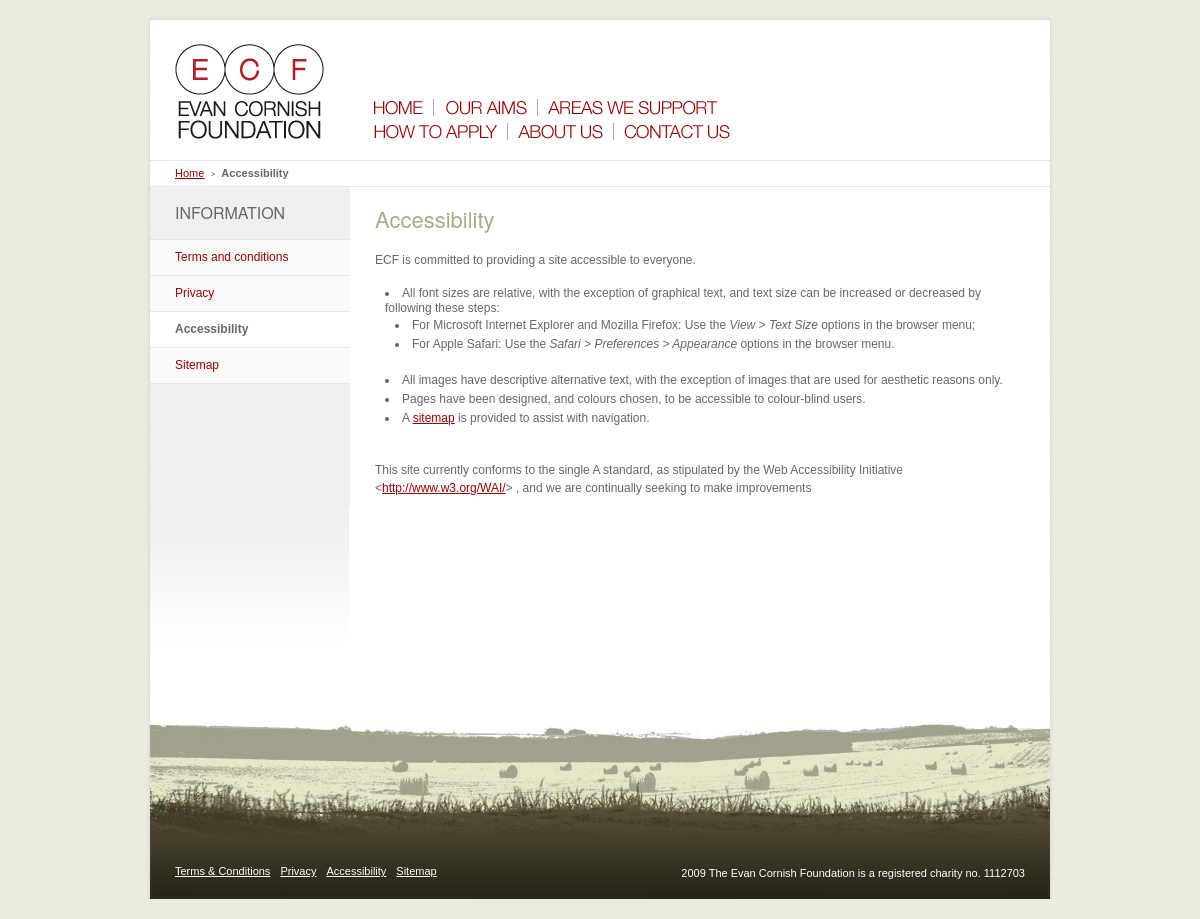
Screenshot of /ECF/ECF/accessibility.php with the database file from the repository.
### tables this page shows
CREATE TABLE IF NOT EXISTS `footer` (
  `id` tinyint(4) NOT NULL AUTO_INCREMENT,
  `maincontent` text NOT NULL,
  PRIMARY KEY (`id`)
);

CREATE TABLE IF NOT EXISTS `misc` (
  `id` tinyint(4) NOT NULL,
  `helped_no` varchar(255) NOT NULL,
  `footer_msg` varchar(255) NOT NULL,
  `sidecontent` text NOT NULL,
  PRIMARY KEY (`id`)
);

### ECF/ECF/accessibility.php (the view, shortened to what this page needs)
<?php
require("header.php");
$result = mysql_query("SELECT * FROM footer WHERE id=3")
or die(mysql_error());
$row = mysql_fetch_array( $result );
?>
<ul id="breadcrumbs">
	<li class="front_page bc-arrow"><a href="index.php">Home</a></li>
	<li class="current"><a href="accessibility.php">Accessibility</a></li>
</ul>
<div id="main-area">
	<div id="subnav-area">
		<h2>INFORMATION</h2>
		<ul id="sub-nav">
			<li><a href="terms-and-conditions.php">Terms and conditions</a></li>
			<li><a href="privacy.php">Privacy</a></li>
			<li class="current_page_item"><a href="accessibility.php">Accessibility</a></li>
			<li><a href="sitemap.php">Sitemap</a></li>
		</ul>
	</div>
	<div id="content-area">
		<div id="content-area-main-full">
			<h1>Accessibility</h1>
			<?php echo $row['maincontent']; ?>
		</div>
	</div>
</div>
<?php require("footer.php"); ?>

### ECF/ECF/footer.php (shortened to what this page needs)
<div id="footer-area">
	<ul id="footer-nav">
		<li><a href="terms-and-conditions.php">Terms &amp; Conditions</a></li>
		<li><a href="privacy.php">Privacy</a></li>
		<li><a href="accessibility.php">Accessibility</a></li>
		<li><a href="sitemap.php">Sitemap</a></li>
	</ul>
	<p id="copyright"><?php echo $row88['footer_msg']; ?></p>
</div>
</div>
</div>
</body></html>

### ECF/ECF/css/style.css (style rules this page uses)
body { font-family: Arial; font-size: 12px; background-color: #ebebe0; line-height: 15px; }
h1 { color: #aaaa86; font-size: 22px; font-weight: normal; padding-bottom: 20px; font-family: "Helvetica Neue"; line-height: 24px; }
h2 { color: #aaaa86; font-size: 20px; font-weight: normal; padding-bottom: 15px; font-family: "Helvetica Neue"; line-height: 22px; }
a { color: #990000; }
p { padding-bottom: 15px; line-height: 18px; }
#breadcrumbs { padding: 5px 25px 5px 25px; font-size: 11px; border-top: 1px #e6e6e6 solid; border-bottom: 1px solid #e6e6e6; overflow: hidden; height: 1%; }
#breadcrumbs li { float: left; }
#breadcrumbs li.bc-arrow { padding-right: 11px; margin-right: 6px; background: url(images/breadcrumb-arrow.gif) right center no-repeat; }
#breadcrumbs li.current a { color: #666; font-weight: bold; text-decoration: none; }
#main-area { overflow: hidden; height: 1%; }
#subnav-area { width: 200px; float: left; padding-bottom: 300px; background: url(images/subnav-bg.gif) left bottom no-repeat; background-color: #f0f0ee; }
#subnav-area h2 { padding: 15px 15px 15px 25px; text-transform: uppercase; font-size: 16px; font-weight: normal; color: #666666; }
#subnav-area ul { border-top: 1px solid #e6e6e6; }
#subnav-area li { background-color: #f9f9f8; padding: 10px 15px 10px 25px; border-bottom: 1px solid #e6e6e6; }
#subnav-area li a { text-decoration: none; }
#subnav-area li.current_page_item { background-color: #ffffff; }
#subnav-area li.current_page_item a { color: #666666; font-weight: bold; }
#content-area { width: 700px; float: left; }
#content-area ul { padding: 0 0 15px 10px; }
#content-area li { list-style-position: inside; list-style-type: disc; padding: 2px 0 2px 0; }
#content-area-main-full { width: 650px; float: left; padding: 20px 25px 20px 25px; position: relative; }
#footer-area { background: url(images/bg-field.jpg) left bottom no-repeat; height: 20px; font-size: 11px; color: #ffffff; padding: 180px 25px 15px 25px; }
#footer-area a { color: #ffffff; }
#footer-area p { float: right; }
#footer-nav { float: left; }
#footer-nav li { float: left; padding-right: 10px; }

### rows the page displays
footer: maincontent "ECF is committed to providing a site accessible to everyone. All font sizes are relative, with the exception of graphical text, and text size can be increased or decreased by following these steps: For Microsoft Internet Explorer and Mozilla Firefox: Use the View > Text Size options in the browser menu; For Apple Safari: Use the Safari > Preferences > Appearance options in the browser menu. All images have descriptive alternative text, with the exception of images that are used for aesthetic reasons only. Pages have been designed, and colours chosen, to be accessible to colour-blind users. A sitemap is provided to assist with navigation. This site currently conforms to the single A…"
misc: footer_msg "2009 The Evan Cornish Foundation is a registered charity no. 1112703"
